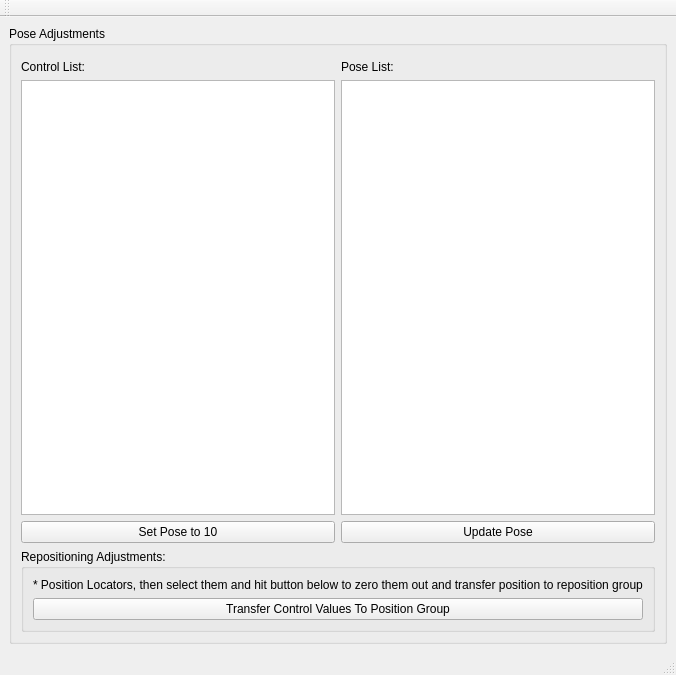
<?xml version="1.0" encoding="UTF-8"?>
<ui version="4.0">
 <class>MainWindow</class>
 <widget class="QMainWindow" name="MainWindow">
  <property name="geometry">
   <rect>
    <x>0</x>
    <y>0</y>
    <width>604</width>
    <height>675</height>
   </rect>
  </property>
  <property name="sizePolicy">
   <sizepolicy hsizetype="Preferred" vsizetype="Preferred">
    <horstretch>0</horstretch>
    <verstretch>0</verstretch>
   </sizepolicy>
  </property>
  <property name="windowTitle">
   <string>Mirror Tool</string>
  </property>
  <widget class="QWidget" name="centralwidget">
   <layout class="QHBoxLayout" name="horizontalLayout">
    <item>
     <widget class="QGroupBox" name="groupBox">
      <property name="title">
       <string>Pose Adjustments</string>
      </property>
      <layout class="QVBoxLayout" name="verticalLayout_2">
       <item>
        <layout class="QVBoxLayout" name="verticalLayout">
         <property name="topMargin">
          <number>0</number>
         </property>
         <property name="bottomMargin">
          <number>0</number>
         </property>
         <item>
          <layout class="QHBoxLayout" name="horizontalLayout_4">
           <property name="topMargin">
            <number>5</number>
           </property>
           <item>
            <widget class="QLabel" name="label">
             <property name="text">
              <string>Control List:</string>
             </property>
            </widget>
           </item>
           <item>
            <widget class="QLabel" name="label_2">
             <property name="text">
              <string>Pose List:</string>
             </property>
            </widget>
           </item>
          </layout>
         </item>
         <item>
          <layout class="QHBoxLayout" name="horizontalLayout_2">
           <item>
            <widget class="QListWidget" name="control_listWidget"/>
           </item>
           <item>
            <widget class="QListWidget" name="pose_listWidget"/>
           </item>
          </layout>
         </item>
         <item>
          <layout class="QHBoxLayout" name="horizontalLayout_3">
           <property name="topMargin">
            <number>0</number>
           </property>
           <item>
            <widget class="QPushButton" name="setPoseToTen_pushButton">
             <property name="text">
              <string>Set Pose to 10</string>
             </property>
            </widget>
           </item>
           <item>
            <widget class="QPushButton" name="updatePose_pushButton">
             <property name="text">
              <string>Update Pose</string>
             </property>
            </widget>
           </item>
          </layout>
         </item>
        </layout>
       </item>
       <item>
        <widget class="QGroupBox" name="groupBox_2">
         <property name="title">
          <string>Repositioning Adjustments:</string>
         </property>
         <layout class="QVBoxLayout" name="verticalLayout_3">
          <item>
           <widget class="QLabel" name="label_3">
            <property name="text">
             <string>* Position Locators, then select them and hit button below to zero them out and transfer position to reposition group</string>
            </property>
           </widget>
          </item>
          <item>
           <widget class="QPushButton" name="transferControlToPosition_pushButton">
            <property name="text">
             <string>Transfer Control Values To Position Group</string>
            </property>
           </widget>
          </item>
         </layout>
        </widget>
       </item>
      </layout>
     </widget>
    </item>
   </layout>
  </widget>
  <widget class="QStatusBar" name="statusbar"/>
  <widget class="QMenuBar" name="menubar">
   <property name="geometry">
    <rect>
     <x>0</x>
     <y>0</y>
     <width>604</width>
     <height>21</height>
    </rect>
   </property>
  </widget>
  <widget class="QToolBar" name="toolBar">
   <property name="windowTitle">
    <string>toolBar</string>
   </property>
   <attribute name="toolBarArea">
    <enum>TopToolBarArea</enum>
   </attribute>
   <attribute name="toolBarBreak">
    <bool>false</bool>
   </attribute>
  </widget>
  <action name="saveTemplate_action">
   <property name="text">
    <string>Save Template</string>
   </property>
  </action>
  <action name="loadTemplate_action">
   <property name="text">
    <string>Load Template</string>
   </property>
  </action>
  <action name="addRigControls_action">
   <property name="text">
    <string>Add Rig Control(s)</string>
   </property>
  </action>
  <action name="actionPulish_Template">
   <property name="text">
    <string>Publish Template</string>
   </property>
  </action>
  <action name="actionLoad_Published">
   <property name="text">
    <string>Load Published</string>
   </property>
  </action>
 </widget>
 <resources/>
 <connections/>
</ui>
